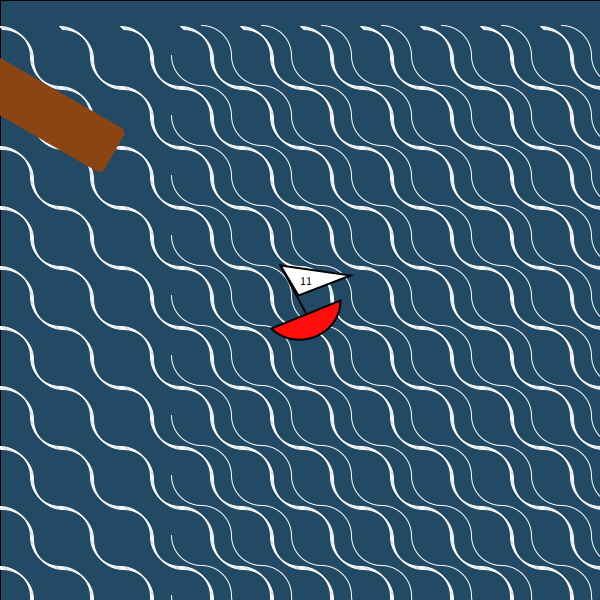
Frame 1 (no input)
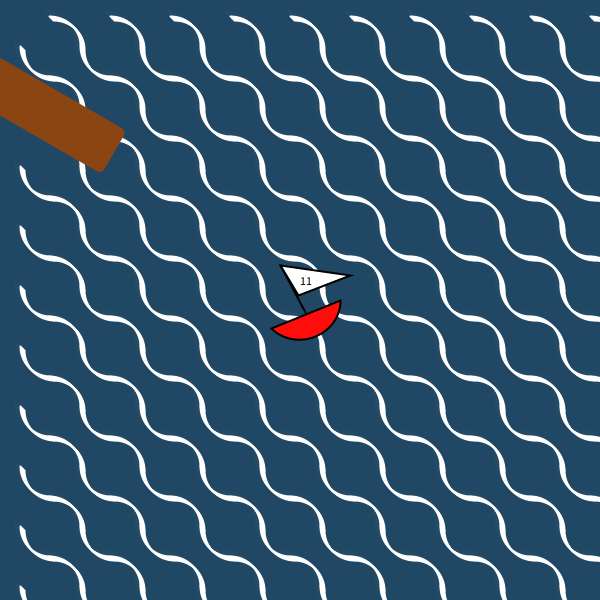
Frame 60 (the mouse pressed at the canvas centre just before this capture)
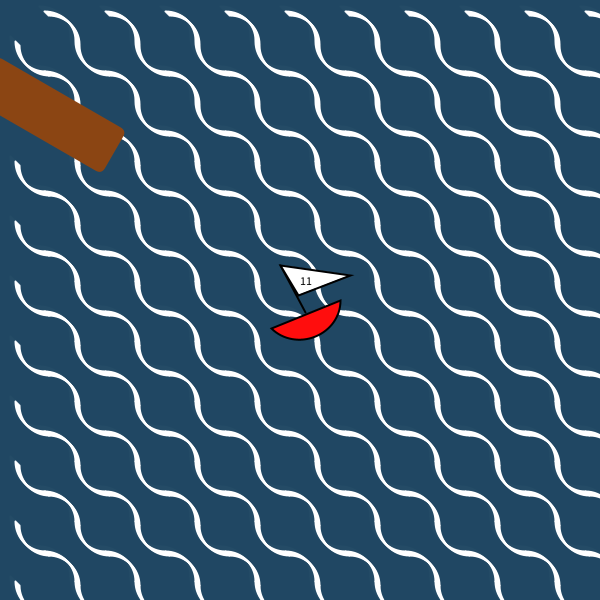
Frame 120 (the mouse held since frame 60 and released just before this capture)

The Processing sketch that drew these frames (run headless with seeded random() and noise(); from frame 60 on, the mouse is pressed at the canvas centre):

// Processing sketch: processing_115174
// ── processing_115174.pde

//Declare an object of class Boat
Boat myBoat1;

//Declare variables
int xPos=300;
int yPos=300;
float xPos_Waves;
float yPos_Waves;
int time;

//Create array for waves
Waves[] myWaves = new Waves[5];

void setup()
{   
  
size(600,600);

//Make objects of class Waves
for (int i = 0; i < 5; i++)
{
myWaves[i] = new Waves(random(600), random(600));
}

//Make object of class Boat
myBoat1 = new Boat();

}
 
 
void draw()
{ 
  
//Sea background
fill(32,71,99,250);
rect(0,0,600,600);
smooth();

  //Call waves
  for (int i = 0; i < 5; i++){
  myWaves[i].display();
  myWaves[i].move();

}

//Call boat
myBoat1.display();
myBoat1.move();

//Draw pier
noStroke();
fill(139,69,19);
translate(0, 0);
rotate(radians(30));
rect(25, 50, 150, 50, 7);

}
 
//Draw waves
class Waves
{
  
  //Set the positions as temp
  Waves(float temp_xPos, float temp_yPos) 
  {
    xPos_Waves = temp_xPos;
    yPos_Waves = temp_yPos;
  }
  
  void display()
  {
   
   stroke(255);
   noFill();
   
   //Draw waves
   for (int movey = 0; movey<660; movey = movey+60)
   {
       for (int movex=0; movex<660; movex = movex+60)
       {
  
  arc(movex+xPos_Waves,movey+yPos_Waves,60,60,HALF_PI,PI);
  arc(movex+xPos_Waves,movey+yPos_Waves,60,60,PI+HALF_PI,TWO_PI);
  
       }
   }
   
  }
  
  void move()
  {
    
  //Alter coords of positions
   xPos_Waves = xPos_Waves + 1;
   yPos_Waves = yPos_Waves + 1;
   
  //If waves reach a point of the screen, go to left
  if (xPos_Waves > width/10) {
  xPos_Waves = 0;
  }
   
  //If snow reaches bottom, go to top
  if (yPos_Waves > height/10) 
  {
    
  yPos_Waves = 0;
   
  }
  
  }
    
    
    
}

//Draw boat
class Boat
{
  
  void display()
  {
    
//Set pen colour to black
stroke(0);
//Set pen width
strokeWeight(2);
//Set line to rounded
strokeCap(ROUND);
 
//Boat body colour
fill(255,13,13);
 
//Boat body

arc(xPos,yPos,80,80,0,PI-QUARTER_PI,CHORD);
 
//Boat mast pole

line(xPos+5,yPos+12,xPos-20,yPos-35);
 
//Boat mast
//Set boat mast colour to white
fill(255);

triangle(xPos-2,yPos-5,xPos-20,yPos-35,xPos+50,yPos-25);
 
//Number on mast
//Set boat mast number to black
fill(0);

//Set text size to 12
textSize(12);

//Set number on boat mast to 11
text("11",xPos,yPos-15);
 
    
  }
  
  //Move boat set number of pixels if arrow key is pressed
  void move()
  {
      if (keyPressed){
     
    if (keyCode == LEFT){
      xPos = xPos - 10;
    }
    if (keyCode == RIGHT){
      xPos = xPos + 10;
    }
    if (keyCode == UP){
      yPos = yPos - 10;
    }
    if (keyCode == DOWN){
      yPos = yPos + 10;
    }
      }
  }
}
  
  



 

   

 
 
